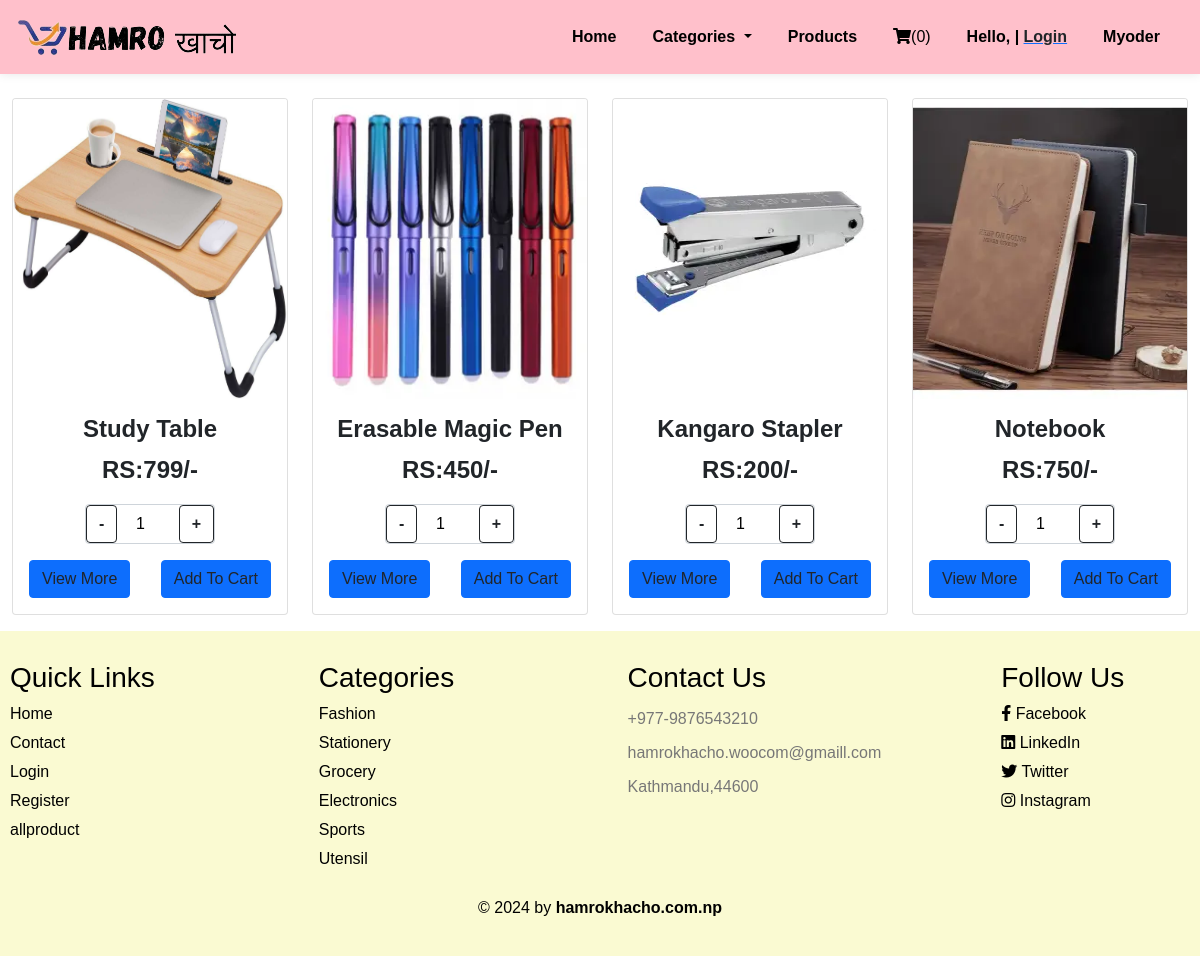
/user/stationery.php, run on the app's committed database.
### tables this page shows
CREATE TABLE `addproduct` (
  `Id` int(20) NOT NULL,
  `PName` varchar(100) NOT NULL,
  `PPrice` varchar(100) NOT NULL,
  `PImage` varchar(200) NOT NULL,
  `PDetails` varchar(100) DEFAULT NULL,
  `PCategory` varchar(100) NOT NULL
);

### user/stationery.php (the view, shortened to what this page needs)
<!DOCTYPE html>
<html lang="en">
<head>
    <link href="https://cdn.jsdelivr.net/npm/bootstrap@5.0.1/dist/css/bootstrap.min.css" rel="stylesheet">
    <?php include 'navigation.php'; ?>
</head>
<body>
    <div class="container-fluid">
        <div class="row bg-white">
            <?php
            include 'db_addproduct.php';
            $Record = mysqli_query($conn, "select * from addproduct");
            while ($row = mysqli_fetch_array($Record)) {
                $check_page = $row['PCategory'];
                if($check_page=='Stationery'){
                echo "
                <div class='col-lg-3 col-md-4 col-sm-6 mt-4 mb-3'>
                    <form action ='insertcart.php' method='POST'>
                        <div class='card m-auto'>
                            <img src='../admin/product/$row[PImage]' class='card-img-top' height='300px' width='300px'>
                            <div class='card-body text-center'>
                                <h5 class='card-title fs-4 fw-bold'>$row[PName]</h5>
                                <div class='details'>
                                    <p class='card-text'>$row[PDetails]</p>
                                </div>
                                <p class='card-text fw-bold fs-4'>RS:$row[PPrice]</p>
                                <input type='hidden' name='PName' value='$row[PName]'>
                                <input type='hidden' name='PPrice' value='$row[PPrice]'>
                                <div class='quantity'>
                                    <button type='button' class='btn quantity-minus border border-dark bg-white fs-0 fw-bold' onclick='this.parentNode.querySelector(\"input[type=number]\").stepDown()'>-</button>
                                    <input class='fs-0' type='number' name='PQuantity' value='1' min='1' max='20' placeholder='Quantity'>
                                    <button type='button' class='btn quantity-plus border border-dark bg-white fs-0 fw-bold' onclick='this.parentNode.querySelector(\"input[type=number]\").stepUp()'>+</button>
                                </div>
                                <div class='d-flex justify-content-between align-items-center mt-3'>
                                    <button type='button' class='btn btn-primary view-more text-dark' data-bs-toggle='modal' data-bs-target='#productModal'>View More</button>
                                    <input type='submit' name='addCart' class='btn btn-primary text-dark' value='Add To Cart'>
                                </div>
                            </div>
                        </div>
                    </form>
                </div>
                ";
            }
        }
            ?>
        </div>
    </div>
    <?php include 'footer.php'; ?>
</body>
</html>

### user/navigation.php (style rules this page uses)
body { font-family: 'Roboto', sans-serif; margin: 0; padding: 0; }
.text-dark { color: black !important; }

### user/stationery.php (style rules this page uses)
.quantity { display: flex; justify-content: center; align-items: center; border: 1px solid #ced4da; border-radius: .25rem; overflow: hidden; width: 130px; margin: 0 auto; }
.quantity input { border: none; width: 100%; text-align: center; justify-content: center; }
.quantity button { border: none; background: none; cursor: pointer; outline: none; padding: 5 10px; }
.view-more { background-color: #007bff; color: white; }

### user/footer.php (style rules this page uses)
body { font-family: Arial, sans-serif; margin: 0; padding: 0; box-sizing: border-box; text-align: center; }

### data on the page
addproduct: PImage (picture), PName "Study Table", PPrice "799/-"
addproduct: PImage (picture), PName "Erasable Magic Pen", PPrice "450/-"
addproduct: PImage (picture), PName "Kangaro Stapler", PPrice "200/-"
addproduct: PImage (picture), PName "Notebook", PPrice "750/-"

### other printed values
$count "0"
